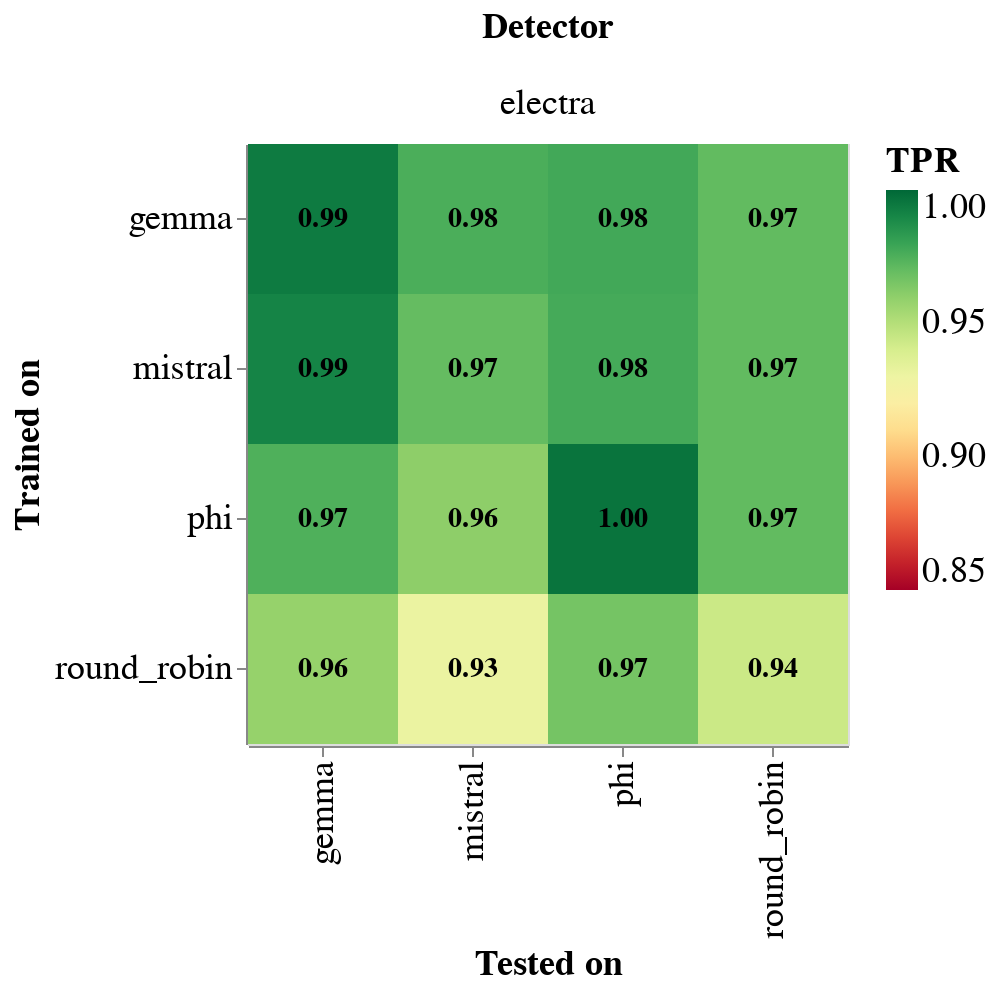

This figure's notebook cell:
### Markdown cell above
### Cross model

### Code cell
chat_models = ["gemma_chat", "zephyr", "llama3"]
no_chat_df = freeze_base_df[freeze_base_df["dataset"].apply(lambda x: x not in chat_models)]
# select electra only
no_chat_df = no_chat_df[no_chat_df["detector_short_name"] == "electra"]

heatmap = alt.Chart(no_chat_df).mark_rect().encode(
    alt.X('dataset:N', sort="x", title="Tested on"),
    alt.Y('trained_on_dataset:N', sort="y", title="Trained on"),
    alt.Color('TPR:Q').scale(scheme='redyellowgreen', domain=[0.85, 1]),
    #alt.Row("trained_on_dataset:N", title="Dataset used for training"),
).properties(
    width=300,
    height=300
)

heatmap_text = alt.Chart(no_chat_df).mark_text(baseline='middle').encode(
    alt.X('dataset:N', sort="x", title="Tested on"),
    alt.Y('trained_on_dataset:N', sort="y", title="Trained on"),
    text='TPR:Q',
    color=alt.condition(
        alt.datum.accuracy > 0.5,
        alt.value('black'),
        alt.value('white')
    )
).properties(
    width=300,
    height=300
)

heatmap_cross = alt.layer(heatmap, heatmap_text).facet(
    #column=alt.Column("trained_on_dataset:N", title="Dataset used for training")
    column=alt.Column("detector_short_name:N", title="Detector")
).configure(
    numberFormat='0.2f'
).configure_axis(
    labelFontSize=18,
    titleFontSize=18
).configure_legend(
    labelFontSize=18,
    titleFontSize=18,
    titleLimit=0
).configure_header(
    titleFontSize=18,
    labelFontSize=18
).configure_text(
    fontSize=14,
    font="Arial",
    fontWeight="bold"
)

heatmap_cross.save("notebooks/plots/heatmap_cross_llm.png")
heatmap_cross
